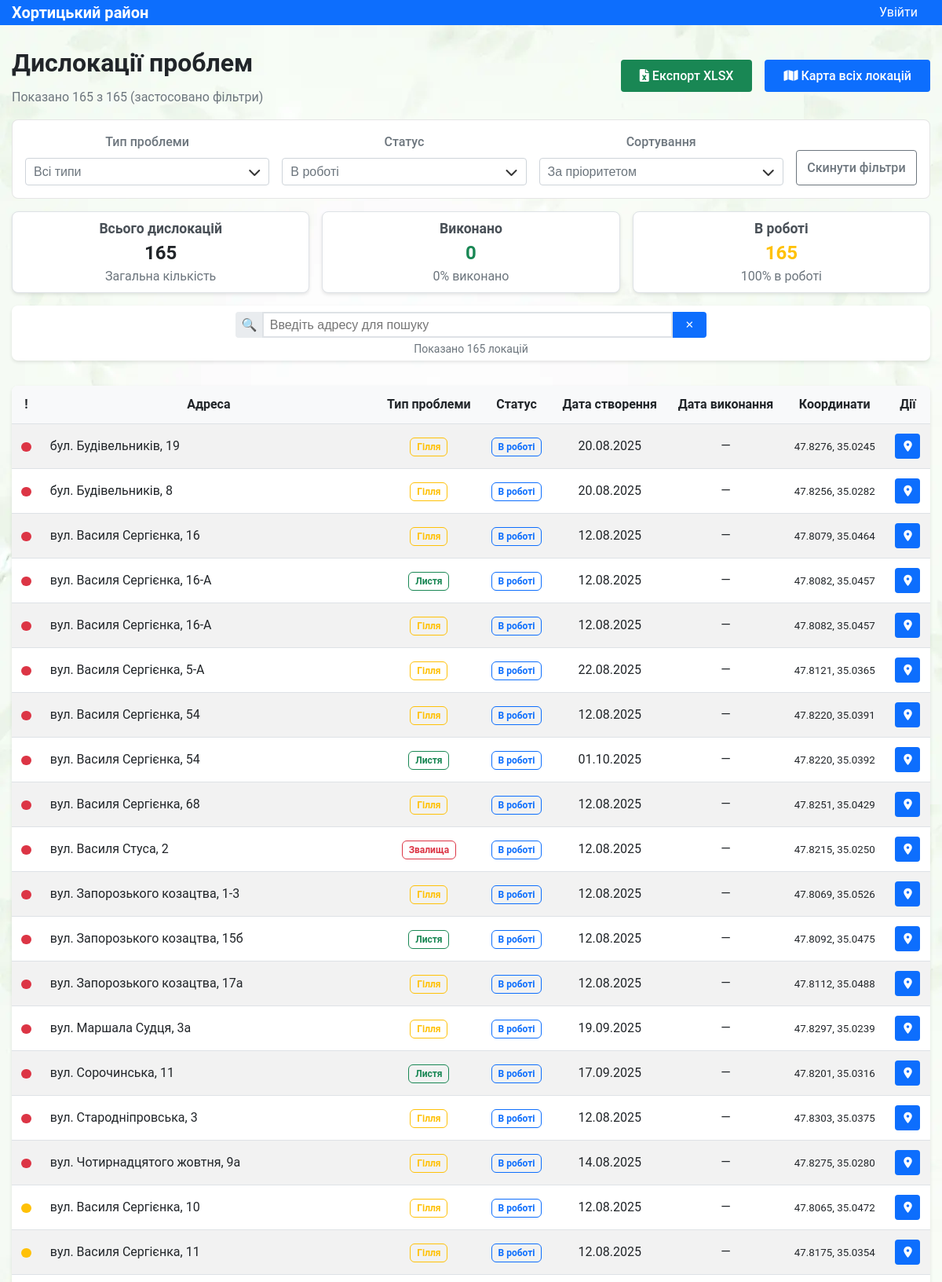
The page / (upper part) on the database its author committed.
### models.py (models this page shows, shortened)
class Location(db.Model):
    id = db.Column(db.Integer, primary_key=True)
    address = db.Column(db.String(200), nullable=False)
    latitude = db.Column(db.Float, nullable=False)
    longitude = db.Column(db.Float, nullable=False)
    problem_type = db.Column(db.String(50), nullable=False)
    priority = db.Column(db.String(20), default='Середній')
    status = db.Column(db.String(20), default='in_progress')
    description = db.Column(db.Text)
    date_created = db.Column(db.DateTime, default=datetime.utcnow)
    date_completed = db.Column(db.DateTime)
    created_by = db.Column(db.Integer, db.ForeignKey('user.id'))
    def get_priority_order(self):
        priority_map = {'Високий': 1, 'Середній': 2, 'Низький': 3}
        return priority_map.get(self.priority, 2)

### app.py (the view)
@app.route('/')
def index():
    problem_type = request.args.get('problem_type', 'all')
    status = request.args.get('status', 'in_progress')
    priority = request.args.get('priority', 'all')
    sort_by = request.args.get('sort_by', 'priority')
    query = Location.query
    if problem_type != 'all':
        query = query.filter(Location.problem_type == problem_type)
    if status != 'all':
        query = query.filter(Location.status == status)
    locations = query.all()
    for location in locations:
        location.formatted_address = format_address(location.address)
    if sort_by == 'alphabet':
        locations.sort(key=lambda x: x.formatted_address)
    else:  # sort_by == 'priority'
        locations.sort(key=lambda x: (
            x.get_priority_order(), x.formatted_address))
    for location in locations:
        location.address = location.formatted_address
    total_count = len(locations)
    completed_count = len([l for l in locations if l.status == 'completed'])
    in_progress_count = len([l for l in locations if l.status == 'in_progress'])
    return render_template('index.html',
                           locations=locations,
                           current_problem_type=problem_type,
                           current_status=status,
                           current_priority=priority,
                           current_sort=sort_by,
                           total_count=total_count,
                           completed_count=completed_count,
                           in_progress_count=in_progress_count)

### app.py (called while the page is built)
def format_address(address):
    file_path = Path(__file__).parent / "static" / "street-names.json"
    with open(file_path, "r", encoding="utf-8") as f:
        addresses = json.load(f)
        for k, v in addresses.items():
            if address.startswith(k):
                return address.replace(k, v)
    return address

### templates/index.html (shortened to what this page needs)
{% extends "base.html" %}
{% block content %}
<div class="page-header">
    <div class="page-header__info">
        <h1 class="page-header__title">Дислокації проблем</h1>
        <p class="page-header__subtitle">
            Показано {{ locations|length }}
            {% if current_problem_type != 'all' or current_status != 'all' %}
                з {{ total_count }} (застосовано фільтри)
            {% else %}
                записів
            {% endif %}
        </p>
    </div>
    <div class="page-header__actions">
        <a href="{{ url_for('export_excel', problem_type=current_problem_type, status=current_status) }}"
            class="button button--success">
            <i class="fas fa-file-excel"></i> Експорт XLSX
        </a>
        <a href="{{ url_for('map_all') }}" class="button button--primary">
            <i class="fas fa-map"></i> Карта всіх локацій
        </a>
    </div>
</div>
<form method="GET" class="filter-section">
    <div class="filter-section__group">
        <label class="form__label">Тип проблеми</label>
        <div class="select">
            <select name="problem_type" class="form__select" onchange="this.form.submit()">
                <option value="all" {% if current_problem_type == 'all' %}selected{% endif %}>Всі типи</option>
            </select>
            <i class="fas fa-chevron-down arrow"></i>
        </div>
    </div>
    <div class="filter-section__group">
        <label class="form__label">Статус</label>
        <div class="select">
            <select name="status" class="form__select" onchange="this.form.submit()">
                <option value="in_progress" {% if current_status == 'in_progress' %}selected{% endif %}>В роботі</option>
            </select>
            <i class="fas fa-chevron-down arrow"></i>
        </div>
    </div>
    <div class="filter-section__group">
        <label class="form__label">Сортування</label>
        <div class="select">
            <select name="sort_by" class="form__select" onchange="this.form.submit()">
                <option value="priority" {% if current_sort == 'priority' %}selected{% endif %}>За пріоритетом</option>
            </select>
            <i class="fas fa-chevron-down arrow"></i>
        </div>
    </div>
    <a href="{{ url_for('index') }}" class="button button--secondary">Скинути фільтри</a>
</form>
<div class="stats-grid">
    <div class="stats-card">
        <div class="stats-card__title">
            {% if current_problem_type != 'all' %}
                {{ current_problem_type }}
            {% else %}
                Всього дислокацій
            {% endif %}
        </div>
        <div class="stats-card__value">{{ total_count }}</div>
        <p class="stats-card__description">
            {% if current_problem_type != 'all' %}
                Загальна кількість {{ current_problem_type.lower() }}
            {% else %}
                Загальна кількість
            {% endif %}
        </p>
    </div>
    <div class="stats-card">
        <div class="stats-card__title">Виконано</div>
        <div class="stats-card__value stats-card__value--success">{{ completed_count }}</div>
        <p class="stats-card__description">
            {% if total_count > 0 %}
                {{ "%.0f"|format((completed_count / total_count) * 100) }}% виконано
            {% else %}
                0% виконано
            {% endif %}
        </p>
    </div>
    <div class="stats-card">
        <div class="stats-card__title">В роботі</div>
        <div class="stats-card__value stats-card__value--warning">{{ in_progress_count }}</div>
        <p class="stats-card__description">
            {% if total_count > 0 %}
                {{ "%.0f"|format((in_progress_count / total_count) * 100) }}% в роботі
            {% else %}
                0% в роботі
            {% endif %}
        </p>
    </div>
</div>
{% if locations %}
<div class="search-section">
    <form class="search-section__form">
        <div class="search-section__input-group">
            <span class="search-section__addon">🔍</span>
            <input type="text"
                id="searchInput"
                class="search-section__input"
                placeholder="Введіть адресу для пошуку"
                autocomplete="off">
            <button class="search-section__button"
                    type="button"
                    id="clearSearch"
                    title="Очистити пошук">✕</button>
        </div>
        <div id="searchResults" class="search-section__info"></div>
    </form>
</div>
<div class="data-table-container">
    <table class="data-table">
        <thead>
            <tr class="data-table__header">
                <th class="data-table__cell">!</th>
                <th class="data-table__cell">Адреса</th>
                <th class="data-table__cell">Тип проблеми</th>
                <th class="data-table__cell">Статус</th>
                <th class="data-table__cell">Дата створення</th>
                <th class="data-table__cell">Дата виконання</th>
                <th class="data-table__cell">Координати</th>
                <th class="data-table__cell">Дії</th>
            </tr>
        </thead>
        <tbody>
            {% for location in locations %}
            <tr class="data-table__row" data-address="{{ location.address }}">
                <td class="data-table__cell">
                    {% if location.priority == 'Високий' %}
                        <span class="priority-indicator priority-indicator--high" title="Високий пріоритет">&nbsp;</span>
                    {% elif location.priority == 'Середній' %}
                        <span class="priority-indicator priority-indicator--medium" title="Середній пріоритет">&nbsp;</span>
                    {% else %}
                        <span class="priority-indicator priority-indicator--low" title="Низький пріоритет">&nbsp;</span>
                    {% endif %}
                </td>
                <td class="data-table__cell data-table__cell--left">{{ location.address }}</td>
                <td class="data-table__cell">
                    {% if location.problem_type == 'Гілля' %}
                        <span class="badge badge--branches">{{ location.problem_type }}</span>
                    {% elif location.problem_type == 'Листя' %}
                        <span class="badge badge--leaves">{{ location.problem_type }}</span>
                    {% elif location.problem_type == 'Звалища' %}
                        <span class="badge badge--dumps">{{ location.problem_type }}</span>
                    {% else %}
                        <span class="badge badge--default">{{ location.problem_type }}</span>
                    {% endif %}
                </td>
                <td class="data-table__cell">
                    {% if location.status == 'completed' %}
                        <span class="badge badge--completed">Виконано</span>
                    {% elif location.status == 'in_progress' %}
                        <span class="badge badge--in-progress">В роботі</span>
                    {% else %}
                        <span class="badge badge--default">В роботі</span>
                    {% endif %}
                </td>
                <td class="data-table__cell">{{ location.date_created.strftime('%d.%m.%Y') }}</td>
                <td class="data-table__cell">
                    {% if location.date_completed %}
                        <span class="data-table__success-text">{{ location.date_completed.strftime('%d.%m.%Y') }}</span>
                    {% else %}
                        <span class="data-table__muted-text">—</span>
                    {% endif %}
                </td>
                <td class="data-table__cell">
                    <small class="data-table__coordinates">
                        {{ "%.4f"|format(location.latitude) }}, {{ "%.4f"|format(location.longitude) }}
                    </small>
                </td>
                <td class="data-table__cell">
                    <div class="data-table__actions">
                        <a href="{{ url_for('location_map', location_id=location.id) }}"
                            class="button button--primary button--small button--square"
                            title="Переглянути на карті">
                            <i class="fas fa-map-marker-alt"></i>
                        </a>
                    </div>
                </td>
            </tr>
            {% endfor %}
        </tbody>
    </table>
</div>
{% endif %}
{% endblock %}

### static/css/variables.css (style rules this page uses)
:root { --body-bg: #f8f9fa; --dt-body-bg: #1a1a1a; --dt-bg-1: #2d2d2d; --dt-border-1: #404040; --dt-border-2: #666666; --white: #ffffff; --white-grey: #dee2e6; --grey: #6c757d; --grey-input: #ced4da; --grey-input-readonly: #b0b0b0; --font-color: #212529; --font-color-light: #495057; --dt-font-color: #dddddd; --transparent-white: rgba(255, 255, 255, 0.1); --transparent-black: rgba(0, 0, 0, 0.1); --blue: #0d6efd; --blue-hover: #195fc9; --orange: #ffc107; --orange-hover: #b48f1e; --green: #198754; --green-hover: #1fc979; --green-dark: #055160; --green-alert-bg: #d1ecf1; --green-alert-border: #bee5eb; --red: #dc3545; --red-hover: #bb2d3b; --red-dark: #721c24; --red-alert-bg: #f8d7da; --red-alert-border: #f5c6cb; --dt-red-alert-bg: #5f1e1e; --dt-red-alert-border: #822c2c; --dt-red-alert-font: #f8b4b4; --dt-blue-alert-bg: #1e3a5f; --dt-blue-alert-border: #2c5282; --dt-blue-alert-font: #b3d4fc; --light-blue-border: #e9ecef; --highlight: #fff3cd; --ff: Roboto, Arial, sans-serif; }

### rows shown on the page
Location: priority "Високий" (drawn), problem_type "Гілля", status "В роботі", date_created "20.08.2025", latitude "47.8276", longitude "35.0245"
Location: priority "Високий" (drawn), problem_type "Гілля", status "В роботі", date_created "20.08.2025", latitude "47.8256", longitude "35.0282"
Location: priority "Високий" (drawn), problem_type "Гілля", status "В роботі", date_created "12.08.2025", latitude "47.8079", longitude "35.0464"
Location: priority "Високий" (drawn), problem_type "Листя", status "В роботі", date_created "12.08.2025", latitude "47.8082", longitude "35.0457"
Location: priority "Високий" (drawn), problem_type "Гілля", status "В роботі", date_created "12.08.2025", latitude "47.8082", longitude "35.0457"
Location: priority "Високий" (drawn), problem_type "Гілля", status "В роботі", date_created "22.08.2025", latitude "47.8121", longitude "35.0365"
Location: priority "Високий" (drawn), problem_type "Гілля", status "В роботі", date_created "12.08.2025", latitude "47.8220", longitude "35.0391"
Location: priority "Високий" (drawn), problem_type "Листя", status "В роботі", date_created "01.10.2025", latitude "47.8220", longitude "35.0392"
Location: priority "Високий" (drawn), problem_type "Гілля", status "В роботі", date_created "12.08.2025", latitude "47.8251", longitude "35.0429"
Location: priority "Високий" (drawn), problem_type "Звалища", status "В роботі", date_created "12.08.2025", latitude "47.8215", longitude "35.0250"
Location: priority "Високий" (drawn), problem_type "Гілля", status "В роботі", date_created "12.08.2025", latitude "47.8069", longitude "35.0526"
Location: priority "Високий" (drawn), problem_type "Листя", status "В роботі", date_created "12.08.2025", latitude "47.8092", longitude "35.0475"
Location: priority "Високий" (drawn), problem_type "Гілля", status "В роботі", date_created "12.08.2025", latitude "47.8112", longitude "35.0488"
Location: priority "Високий" (drawn), problem_type "Гілля", status "В роботі", date_created "19.09.2025", latitude "47.8297", longitude "35.0239"
Location: priority "Високий" (drawn), problem_type "Листя", status "В роботі", date_created "17.09.2025", latitude "47.8201", longitude "35.0316"
Location: priority "Високий" (drawn), problem_type "Гілля", status "В роботі", date_created "12.08.2025", latitude "47.8303", longitude "35.0375"
Location: priority "Високий" (drawn), problem_type "Гілля", status "В роботі", date_created "14.08.2025", latitude "47.8275", longitude "35.0280"
Location: priority "Середній" (drawn), problem_type "Гілля", status "В роботі", date_created "12.08.2025", latitude "47.8065", longitude "35.0472"
Location: priority "Середній" (drawn), problem_type "Гілля", status "В роботі", date_created "12.08.2025", latitude "47.8175", longitude "35.0354"

### other values the page prints
{{ locations|length }} "165"
{{ total_count }} "165"
{{ completed_count }} "0"
{{ "%.0f"|format((completed_count / total_count) * 100) }} "0"
{{ in_progress_count }} "165"
{{ "%.0f"|format((in_progress_count / total_count) * 100) }} "100"
